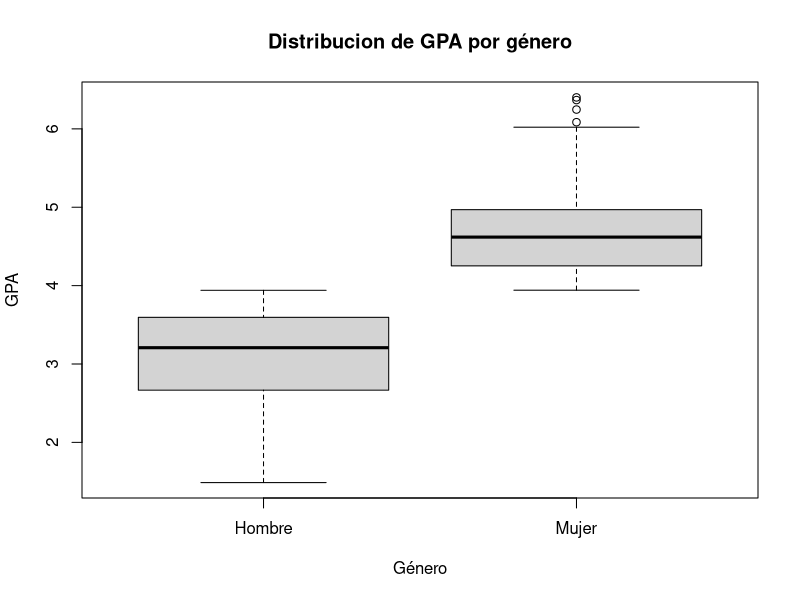
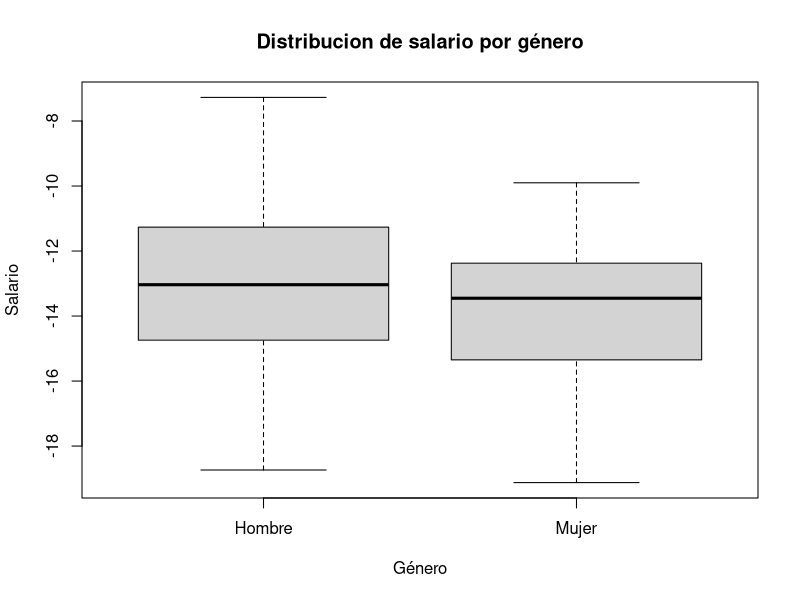

The R script that drew these images, in order:

# a) (0.3/5) Con los datos anexos, realice un modelo de regresión lineal y concluya sobre el efecto marginal de cada una de las variables (edad y GPA) mediante una prueba adecuada.

  # 0) Importar datos de salario.txt
  
    datos <- read.table('salario.txt', header=TRUE)
    
    head(datos)
  
  # 1) Ajustar modelo multiple
    modelo_multiple <- lm(salario ~ GPA + Edad, data = datos)
  
  # 2) Resumen de modelos (coeficientes, t-test para significancia individual, R^2, F-test para significancia global)
    summary(modelo_multiple)
    
    modelo_multiple
    
    # 2.1) Hacer tabla ANOVA
    
      # Modelo reducido (Solo intercepto, porque queremos probar la hipotesis que todas las variables son insignificantes, osea 0)
      modelo_multiple_reducido <- lm(salario ~ 1, data = datos)
      
      # Hacer tabla ANOVA
      
      anova(modelo_multiple_reducido, modelo_multiple)
  
  # 3) Intervalos de confianza
    IC <- confint(modelo_multiple, level=0.95)
    IC
  
# b) (0.3/5) Realice un boxplot del GPA con respecto al género y con respecto al salario del recién egresado, para saber si pueden existir relaciones entre estas variables. ¿Cree que es importante incluir el género en el análisis?
  
  # 0) Crear vector de genero
    
  genero <- c(rep('Hombre',86), rep('Mujer',89))
  
  datos$genero <- factor(genero, levels=c('Hombre','Mujer'))
  
  # 1) GPA por genero
  
  boxplot(GPA ~ genero, data = datos, main = "Distribucion de GPA por género", xlab="Género", ylab="GPA")
  
  # 2) Salario por genero
  
  boxplot(salario ~ genero, data = datos, main = "Distribucion de salario por género", xlab="Género", ylab="Salario")

# c) (0.4/5) En un modelo que incluye el género, estime el efecto de GPA y el efecto del género. 
  
  # 0) Realizar la regresion lineal multiple con genero, edad y GPA
  
  modelo_genero <- lm(salario ~ genero + Edad + GPA, data = datos)
  
  # 1) Resumen de modelos (coeficientes, t-test para significancia individual, R^2, F-test para significancia global)
  
  summary(modelo_genero)
  
  # 2) Intervalo de confianza para Edad, GPA y generoMujer
  confint(modelo_genero, level=0.95)
  
  # 3) Prueba conjunta
    
    # 3.1) Prueba conjunta con modelos anidados
    
      modelo_genero_restringido <- lm(salario ~ Edad, data = datos)
    
      anova(modelo_genero_restringido, modelo_genero)
    
    # 3.2) Prueba conjunta con restricciones lineales
      install.packages("car", dependencies = TRUE)
      
      library(car)
    
      linearHypothesis(modelo_genero, c("GPA = 0","generoMujer = 0"))